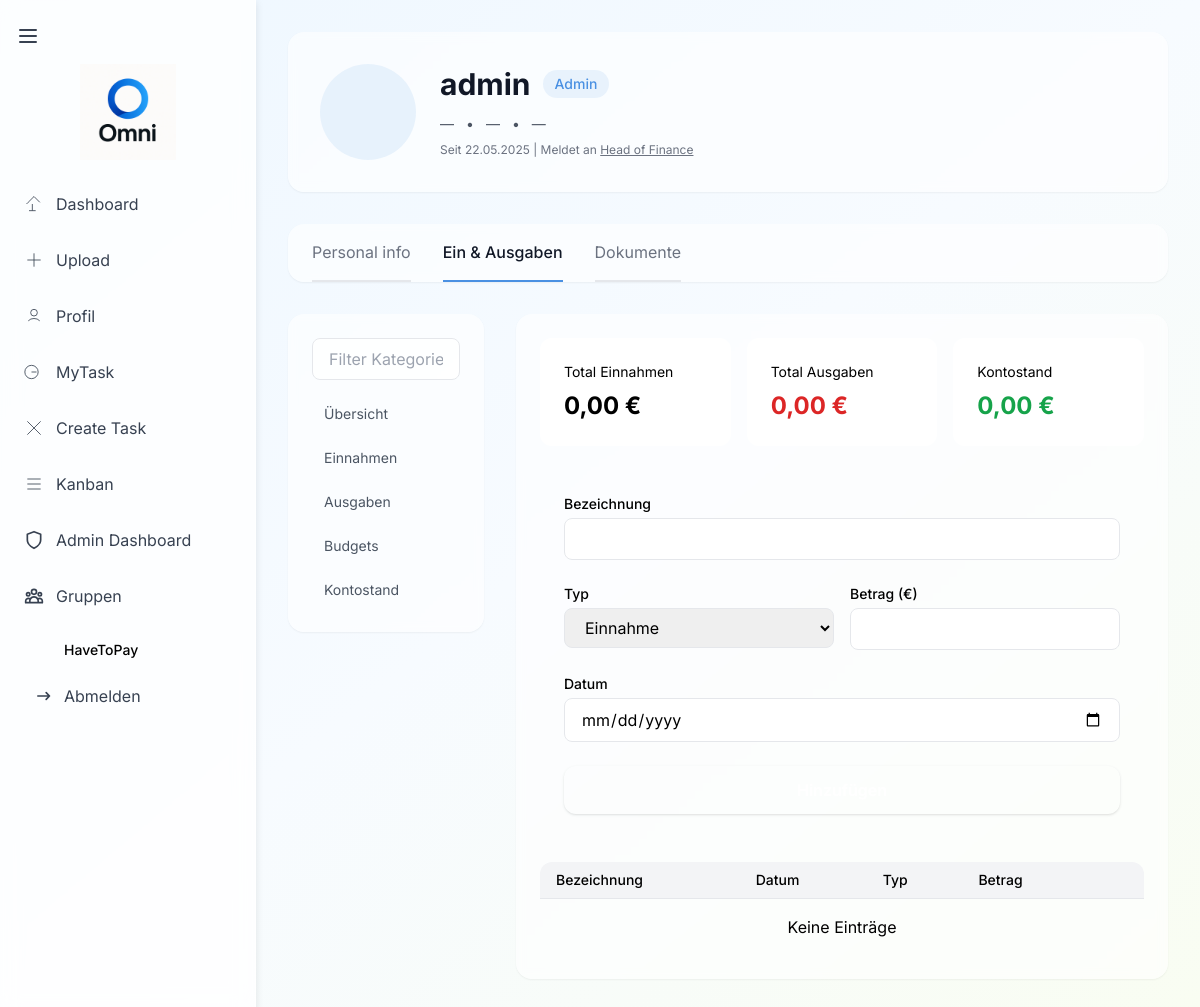
Page /profile.php?tab=finance (signed in) on the committed database.
### tables this page shows
CREATE TABLE users (
  id INT AUTO_INCREMENT PRIMARY KEY,
  username VARCHAR(50) NOT NULL UNIQUE,
  password_hash VARCHAR(255) NOT NULL,
  email VARCHAR(100) NOT NULL UNIQUE,
  role ENUM('admin','member','guest') NOT NULL DEFAULT 'guest',
  created_at DATETIME NOT NULL DEFAULT CURRENT_TIMESTAMP,
  updated_at DATETIME NOT NULL DEFAULT CURRENT_TIMESTAMP ON UPDATE CURRENT_TIMESTAMP
);

### src/controllers/profile.php (called while the page is built, shortened)
<?php
require_once __DIR__ . '/../lib/db.php';
require_once __DIR__ . '/../lib/auth.php';
require_once __DIR__ . '/../../templates/profile.php';

### public/profile.php (called while the page is built, shortened)
<?php
require_once __DIR__ . '/../src/controllers/profile.php';

### src/lib/auth.php (called while the page is built, shortened)
<?php
function isLoggedIn(): bool {
    return !empty($_SESSION['user_id']);
}
function getUser(): ?array {
    global $pdo;
    $stmt = $pdo->prepare('SELECT * FROM users WHERE id = ?');
    $stmt->execute([$_SESSION['user_id']]);
    return $stmt->fetch();
}

### templates/profile.php (the view, shortened to what this page needs)
<?php
require_once __DIR__ . '/../src/lib/auth.php';
$activeTab = $_GET['tab'] ?? 'personal_info';
?>
<!DOCTYPE html>
<html lang="de" class="h-full">
<head>
  <script src="https://cdn.tailwindcss.com"></script>
</head>
<body class="min-h-screen bg-gradient-to-br from-[#eef7ff] via-[#f7fbff] to-[#f9fdf2] flex">
<?php require_once __DIR__.'/navbar.php'; ?>
<div class="ml-0 md:ml-64 flex-1 p-4 md:p-8 mt-14 md:mt-0">
  <header class="bg-white/60 backdrop-blur-sm shadow-sm rounded-2xl mb-8">
    <div class="max-w-5xl mx-auto flex items-center gap-6 px-8 py-8">
      <div class="h-24 w-24 rounded-full bg-[#4A90E2]/10 flex items-center justify-center text-3xl font-bold text-[#4A90E2]">
      </div>
      <div class="flex-1">
        <div class="flex flex-wrap items-center gap-3">
          <h1 class="text-3xl font-bold text-gray-900 break-all"><?= htmlspecialchars($user['username']) ?></h1>
          <span class="px-3 py-1 rounded-full bg-[#4A90E2]/10 text-[#4A90E2] text-sm font-medium"><?= ucfirst($user['role']) ?></span>
        </div>
        <p class="mt-3 text-gray-600 flex flex-wrap gap-x-3 gap-y-2 text-sm">
          <span><?= htmlspecialchars($user['job_title'] ?? '—') ?></span><span class="hidden sm:inline">•</span>
          <span><?= htmlspecialchars($user['department'] ?? '—') ?></span><span class="hidden sm:inline">•</span>
          <span><?= htmlspecialchars($user['location'] ?? '—') ?></span>
        </p>
        <p class="mt-2 text-xs text-gray-500">Seit <?= date('d.m.Y',strtotime($user['created_at'])) ?> | Meldet an <span class="underline">Head&nbsp;of&nbsp;Finance</span></p>
      </div>
    </div>
  </header>
  <nav class="bg-white/60 backdrop-blur-sm shadow-sm rounded-2xl mb-8 overflow-hidden">
    <div class="px-4 md:px-6">
      <ul class="flex space-x-8 text-gray-500 overflow-x-auto">
        <?php $tabs=['personal_info'=>'Personal info','finance'=>'Ein & Ausgaben','documents'=>'Dokumente'];
          foreach($tabs as $k=>$lbl):
            $cls = $k === $activeTab ? 'border-[#4A90E2] text-gray-900 font-medium' : 'hover:text-gray-900'; ?>
            <li><a href="?tab=<?=$k?>" class="py-4 block border-b-2 whitespace-nowrap <?=$cls?>"><?=$lbl?></a></li>
        <?php endforeach; ?>
      </ul>
    </div>
  </nav>
  <?php
    switch($activeTab){
      case 'finance':
        $sidebarCats=[
          'finance_overview'=>'Übersicht',
          'income'=>'Einnahmen',
          'expenses'=>'Ausgaben',
          'budgets'=>'Budgets',
          'balance'=>'Kontostand'
        ];
        break;
    }
  ?>
  <div class="grid grid-cols-1 md:grid-cols-4 gap-6 md:gap-8">
    <aside class="bg-white/60 backdrop-blur-sm shadow-sm rounded-2xl p-4 md:p-6 space-y-4 h-fit">
      <input id="sidebarFilter" type="text"
             placeholder="Filter Kategorien…"
             class="w-full px-4 py-2 rounded-lg bg-white/80 border border-gray-200 focus:ring-2 focus:ring-[#4A90E2]/50 focus:border-[#4A90E2]">
      <ul id="sidebarList" class="space-y-2 text-gray-600 max-h-[60vh] overflow-y-auto text-sm">
        <?php foreach($sidebarCats as $catKey=>$catLabel):?>
          <li class="filter-item hover:text-gray-900 cursor-pointer">
            <a href="?tab=<?=$activeTab?>&subtab=<?=$catKey?>"
               class="block px-3 py-2 rounded-lg hover:bg-white/80">
              <?=$catLabel?>
            </a>
          </li>
        <?php endforeach; ?>
      </ul>
    </aside>
    <section class="md:col-span-3 bg-white/60 backdrop-blur-sm shadow-sm rounded-2xl p-4 md:p-6">
      <?php
        $sub = $_GET['subtab'] ?? array_key_first($sidebarCats);
        $filePath = __DIR__."/profile_tabs/{$activeTab}/{$sub}.php";
        if(!file_exists($filePath)){
          echo '<p class="text-gray-500">Kein Inhalt verfügbar.</p>';
        } else {
          include $filePath;
        }
      ?>
    </section>
  </div>
</div>
</body>
</html>

### templates/profile.php (style rules this page uses)
body { font-family: 'Inter', sans-serif; }

### rows in the picture
users: username "admin", role "Admin", created_at "22.05.2025"

### other values in the picture
$l['label'] "Dashboard"
$l['label'] "Upload"
$l['label'] "Profil"
$l['label'] "MyTask"
$l['label'] "Create Task"
$l['label'] "Kanban"
$user['job_title'] "—"
$user['department'] "—"
$user['location'] "—"
$lbl "Personal info"
$lbl "Ein & Ausgaben"
$lbl "Dokumente"
$catLabel "Übersicht"
$catLabel "Einnahmen"
$catLabel "Ausgaben"
